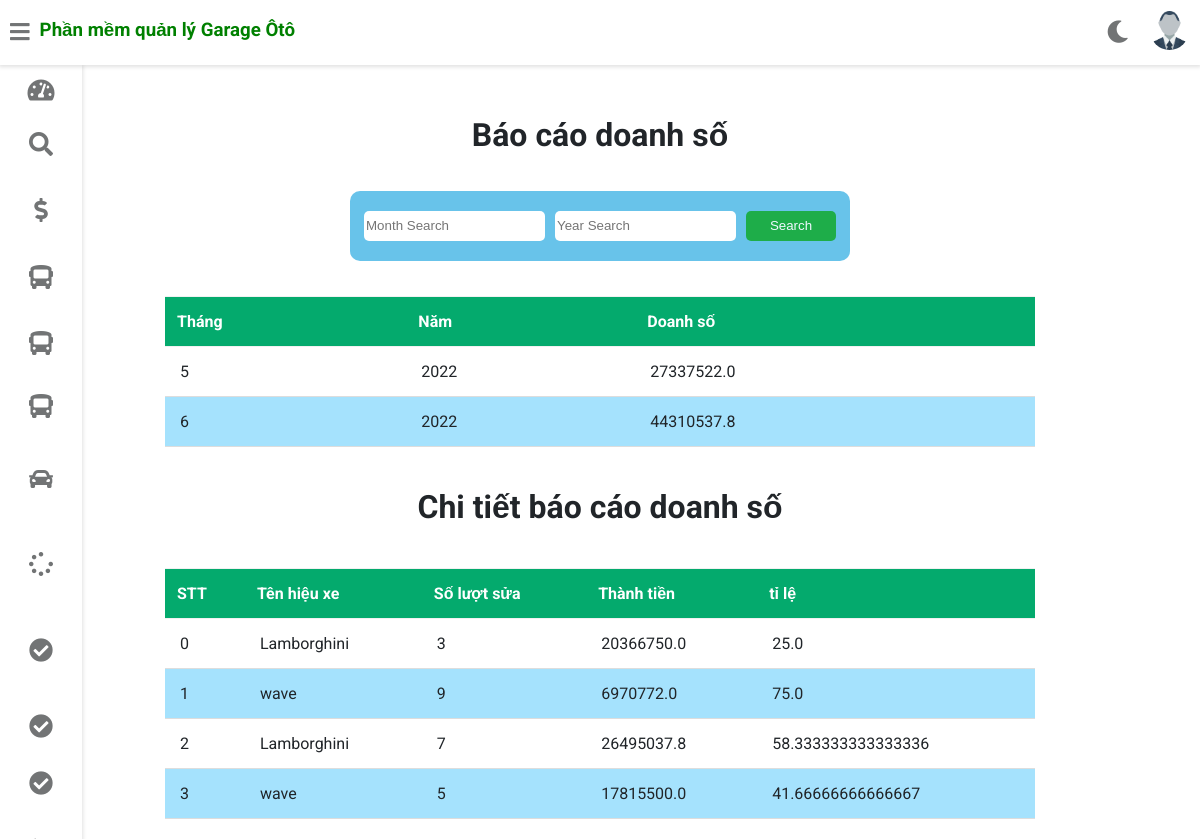
/tom/post_bsds, run on the app's committed database.
### gara/models.py (models this page shows)
class BaoCaoDoanhSo(models.Model):
    mabaocaodoanhso=models.AutoField(primary_key=True)
    thoidiem=models.DateField(auto_now_add=True)
    month = models.PositiveIntegerField(default=0)
    year = models.PositiveIntegerField(default=0)
    tongdoanhso=models.FloatField(default=0)

class CT_BaoCaoDoanhSO(models.Model):
    mact_baocaodoanhso=models.AutoField(primary_key=True)
    STT = models.PositiveIntegerField(default=0)
    tenhieuxe = models.CharField(max_length=200,default="")
    luotsua = models.PositiveIntegerField(default=0)
    thanhtien = models.FloatField(default=0)
    ti_le = models.FloatField(default=0)

### gara/views.py (the view)
# urls.py: path('<username>/post_bsds',views.search_bcds, name="post_bsds"),
def search_bcds(request, username):
    staff = Staff.objects.get(username=username)
    picture = '../' + staff.profile_pic.url
    if 'm'and'y' in request.GET:
        m = request.GET['m']
        y = request.GET['y']
        data = data_xe_hieuxe_psc()
        try:
            bcds = BaoCaoDoanhSo.objects.filter(month = m, year = y)
            search_ct_bcds = data.loc[(data['month']==int(m)) & (data['year']==int(y))]
        except:
            try:
                if y=='':
                    bcds = BaoCaoDoanhSo.objects.filter(month = m)
                    search_ct_bcds = data.loc[(data['month']==int(m))]
                if m=='':
                    bcds = BaoCaoDoanhSo.objects.filter(year = y)
                    search_ct_bcds = data.loc[(data['year']==int(y))]
            except:
                bcds = BaoCaoDoanhSo.objects.all()
                search_ct_bcds = data
        b = search_ct_bcds.index
        ct_bcds = CT_BaoCaoDoanhSO.objects.filter(STT__in = list(b))
    else:
        bcds = BaoCaoDoanhSo.objects.all()
        ct_bcds = CT_BaoCaoDoanhSO.objects.all()
    context={"bcds":bcds, "ct_bcds":ct_bcds, "customer": staff, "picture":picture}
    return render(request, 'gara/bao_cao_doanh_thu.html',context)

### templates/gara/bao_cao_doanh_thu.html (shortened to what this page needs)
{% extends 'gara/customerbase.html' %}
{% block content %}
<head>
</head>
<body>
    <br><br><br><br><br>
<h1 style="text-align:center;">Báo cáo doanh số</h1>
<div class="form_container" >
    <form action="../{{customer.username}}/post_bsds" class="form_search">
        <input class="form-control mr-sm-1" name="m" type="search" placeholder="Month Search" aria-label="Search">
        <input class="form-control mr-sm-1" name="y" type="search" placeholder="Year Search" aria-label="Search">
        <button type="submit" class="submit mr-sm-3">Search</button>
    </form>
</div>
<div class="card-content">
    <table>
        <thead>
            <tr>
                <th>Tháng</th>
                <th>Năm</th>
                <th>Doanh số</th>
            </tr>
        </thead>
        <tbody>
        {% for i in bcds %}
        <tr>
            <td> {{ i.month }}</td>
            <td> {{ i.year }}</td>
            <td> {{ i.tongdoanhso }}</td>
        </tr>
        {% endfor %}
        </tbody>
    </table>
</div>
<h1 style="text-align:center;">Chi tiết báo cáo doanh số</h1>
<div class="card-content">
    <table>
        <thead>
            <tr>
                <th>STT</th>
                <th>Tên hiệu xe</th>
                <th>Số lượt sửa</th>
                <th>Thành tiền</th>
                <th>tỉ lệ</th>
            </tr>
        </thead>
        <tbody>
            {% for i in ct_bcds %}
            <tr>
                <td> {{ i.STT}}</td>
                <td> {{ i.tenhieuxe }}</td>
                <td> {{ i.luotsua }}</td>
                <td> {{ i.thanhtien }}</td>
                <td> {{ i.ti_le }}</td>
            </tr>
            {% endfor %}
        </tbody>
    </table>
</div>
</body>
{% endblock content %}

### templates/gara/bao_cao_doanh_thu.html (style rules this page uses)
.form_container { max-width: 720px; height: 100px; padding: 15px; margin: auto; display: flex; justify-content: center; }
.form_search { width: 500px; background-color: rgb(104, 195, 234); border-radius: 10px; display: inline-flex; justify-content: center; align-items: center; }
.form-control { min-height: 30px; border-radius: 5px; border: none; }
.mr-sm-1 { margin-right: 10px; }
.submit { background-color: rgb(30, 173, 73); color: aliceblue; border: none; width: 90px; min-height: 30px; border-radius: 5px; }
.card-content { display: flex; justify-content: center; }
table { border-collapse: collapse; width: 75%; }
th { background-color: #04AA6D; color: white; }
th, td { padding: 8px; text-align: left; border-bottom: 1px solid #ddd; }
tr:nth-child(even) { background-color: #a5e2fd; }

### data on the page
BaoCaoDoanhSo: month "5", year "2022", tongdoanhso "27337522.0"
BaoCaoDoanhSo: month "6", year "2022", tongdoanhso "44310537.8"
CT_BaoCaoDoanhSO: STT "0", tenhieuxe "Lamborghini", luotsua "3", thanhtien "20366750.0", ti_le "25.0"
CT_BaoCaoDoanhSO: STT "1", tenhieuxe "wave", luotsua "9", thanhtien "6970772.0", ti_le "75.0"
CT_BaoCaoDoanhSO: STT "2", tenhieuxe "Lamborghini", luotsua "7", thanhtien "26495037.8", ti_le "58.333333333333336"
CT_BaoCaoDoanhSO: STT "3", tenhieuxe "wave", luotsua "5", thanhtien "17815500.0", ti_le "41.66666666666667"
